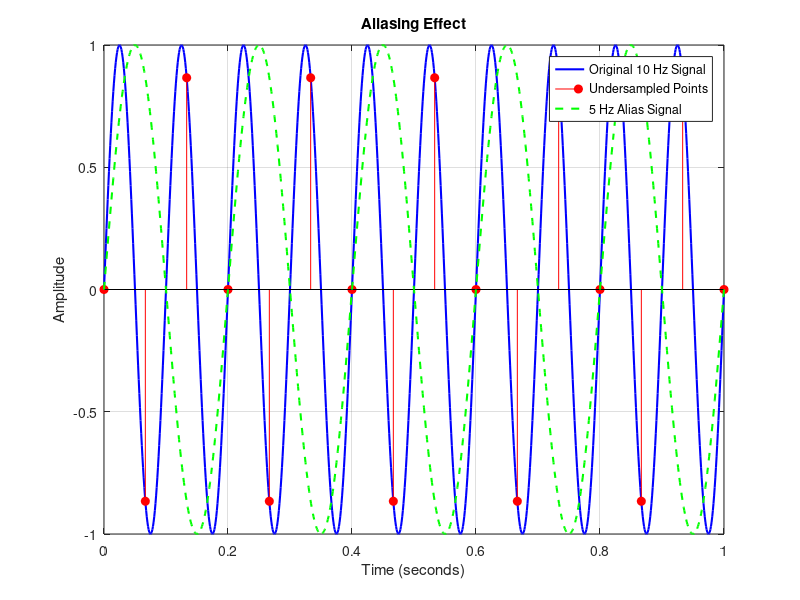

Write MATLAB code to recreate this figure.
clc;
clear;
close all;

% ALIASING ANALYSIS

% 1. Define parameters
A = 1;
fm = 10;
Fs = 15;

T = 1/Fs;

% 2. Calculate alias frequency
f_alias = abs(fm - Fs);

% 3. Generate original signal
t = 0:0.001:1;
x = A*sin(2*pi*fm*t);

% 4. Generate undersampled signal
ts = 0:T:1;
xs = A*sin(2*pi*fm*ts);

% 5. Generate alias signal
x_alias = A*sin(2*pi*f_alias*ts);

% 6. Display alias frequency
fprintf('Original Signal Frequency: %.2f Hz\n', fm);
fprintf('Sampling Frequency: %.2f Hz\n', Fs);
fprintf('Alias Frequency: %.2f Hz\n', f_alias);

% 7. Plot comparison
figure;

plot(t, x, 'b', 'LineWidth', 1.5);
hold on;

stem(ts, xs, 'r', 'filled');

plot(t, A*sin(2*pi*f_alias*t), 'g--', ...
    'LineWidth', 1.5);

grid on;
xlabel('Time (seconds)');
ylabel('Amplitude');
title('Aliasing Effect');

legend('Original 10 Hz Signal', ...
    'Undersampled Points', ...
    '5 Hz Alias Signal');

xlim([0 1]);

% 8. Save result
if ~exist('Results', 'dir')
    mkdir('Results');
end

exportgraphics(gcf, 'Results/aliasing_analysis.png', ...
    'Resolution', 300);
